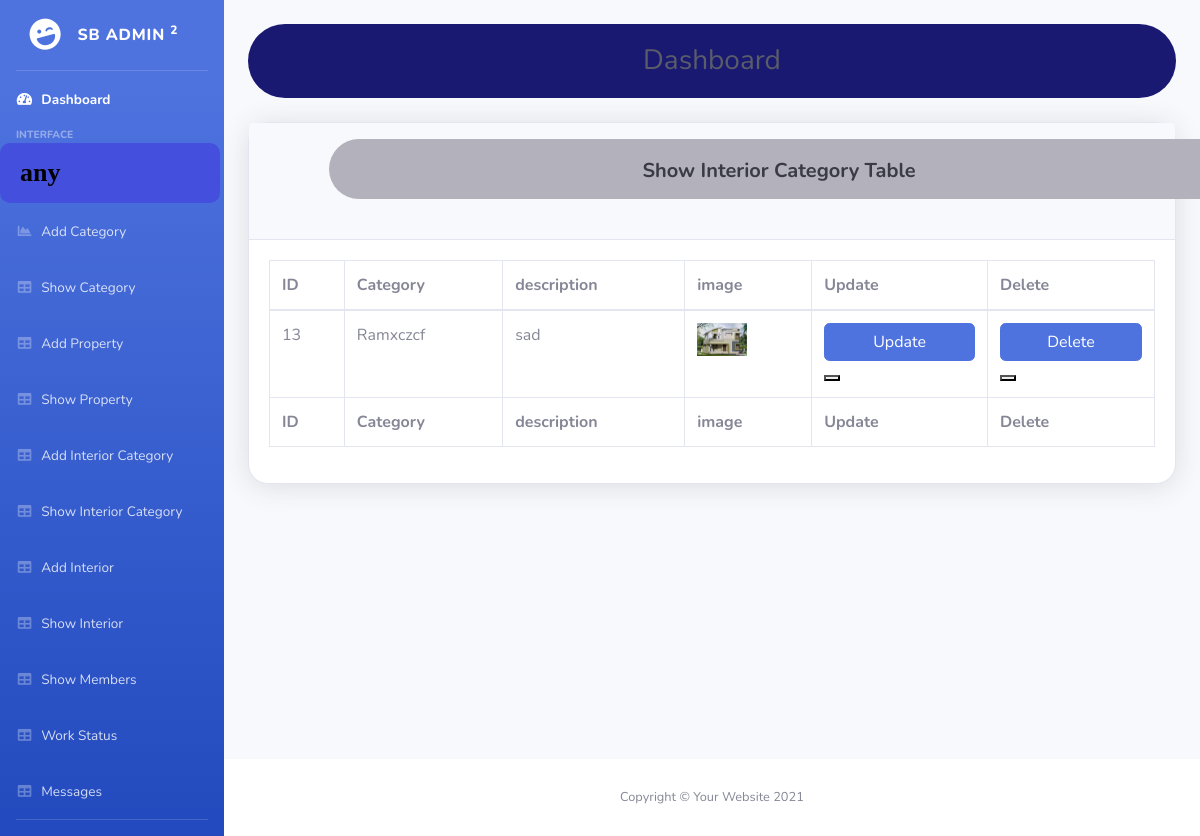
The app's page /index/showinteriorcategory, older data.
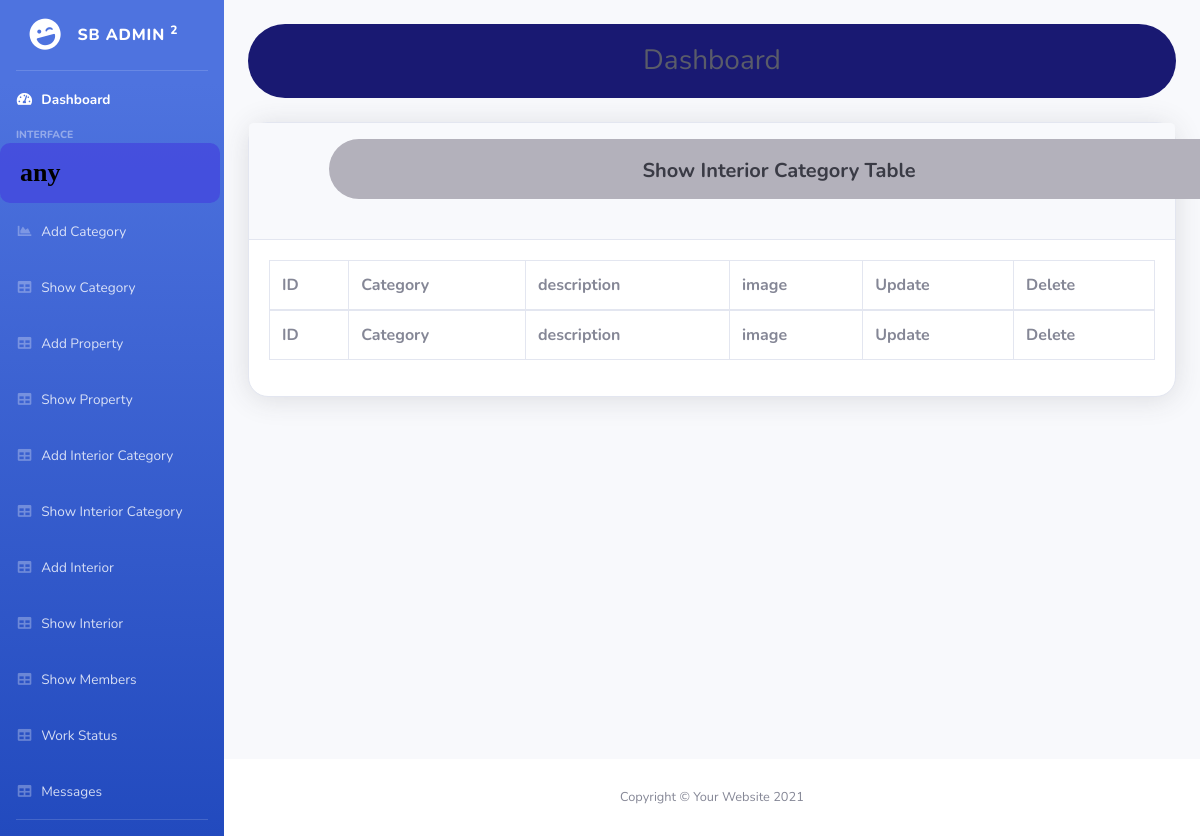
The same page, newer data.
### Adminmodule/models.py (models this page shows, shortened)
class InteriorCategory(models.Model):
    name = models.CharField(max_length=100)
    description = models.TextField()
    image = models.ImageField(upload_to='interior_category_images/', null=True, blank=True)

### Adminmodule/views.py (the view)
# urls.py: path('showinteriorcategory', views.showinteriorcategory, name="showinteriorcategory"),
def showinteriorcategory(request):
    data=InteriorCategory.objects.all()
    return render(request, "showinteriorcategory.html",{"data":data})

### Adminmodule/templates/showinteriorcategory.html (shortened to what this page needs)
<!DOCTYPE html>
{% extends 'Adminindex.html' %}
{% block content %}
<html lang="en">
<head>
    <link href="vendor/fontawesome-free/css/all.min.css" rel="stylesheet" type="text/css">
    <link href="css/sb-admin-2.min.css" rel="stylesheet">
</head>
<body class="bg-gradient-primary">
    <div class="container" >
        <div class="card shadow mb-4" style="border-radius: 20px;">
            <div class="card-header py-3">
                <h6 class="h5 font-weight-bold text-gray-900 mb-4 centered-container" style="margin-left:60px;background-color: #b3b1bb;width: 900px;height: 60px;">Show Interior Category Table</h6>
            </div>
            <div class="card-body">
                <div class="table-responsive">
                    <table class="table table-bordered" id="dataTable" width="100%" cellspacing="0">
                        <thead>
                            <tr>
                                <th>ID</th>
                                <th>Category</th>
                                <th>description</th>
                                <th>image</th>
                                <th>Update</th>
                                <th>Delete</th>
                            </tr>
                        </thead>
                        <tfoot>
                            <tr>
                                <th>ID</th>
                                <th>Category</th>
                                <th>description</th>
                                <th>image</th>
                                <th>Update</th>
                                <th>Delete</th>
                            </tr>
                        </tfoot>
                        {% for i in data %}
                        <tbody>
                            <tr>
                                <td>{{i.id}}</td>
                                <td>{{i.name}}</td>
                                <td>{{i.description}}</td>
                                <td><img src="{{i.image.url}}" width="50px" height="=30px"></td>
                                <form action="{% url 'updateinteriorcategory' dataid=i.id %}" method="get" enctype="multipart/form-data">
                                <td><button type="submit" class="btn btn-primary btn-user btn-block">
                                    Update
                                <button></td>
                                </form>
                                <form action="{% url 'deleteinteriorcategory' dataid=i.id %}" method="get" enctype="multipart/form-data">
                                <td><button type="submit" class="btn btn-primary btn-user btn-block">
                                    Delete
                                <button></td>
                                    </form>
                            </tr>
                        </tbody>
                        {% endfor %}
                    </table>
                </div>
            </div>
        </div>
    </div>
</div>
{% endblock %}

Row changes from the older to the newer data that the page shows:
removed InteriorCategory: id "13", name "Ramxczcf", description "sad", image (picture)
